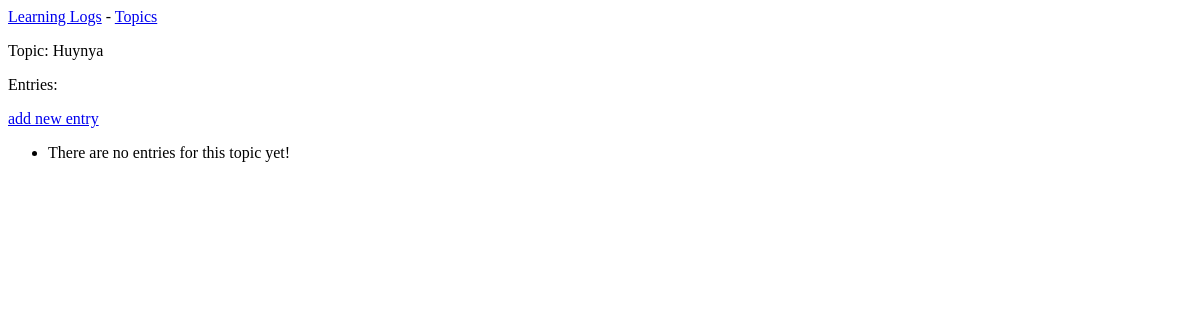
Page /topics/5/ on the earlier database version.
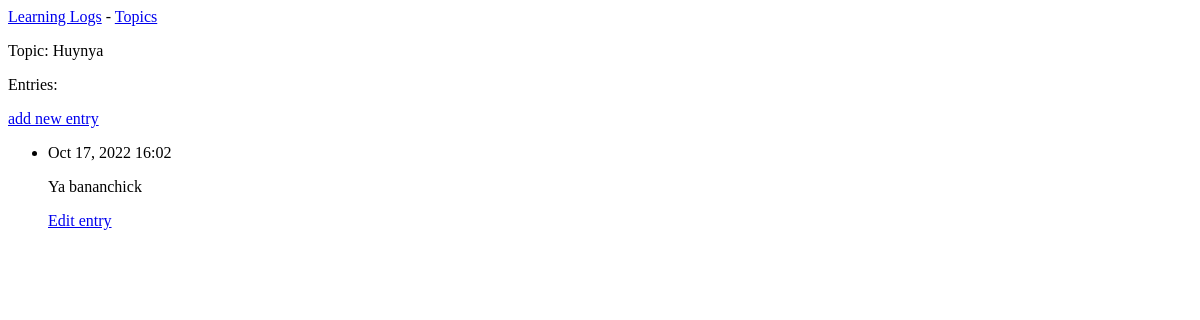
Same page on the later database version.
### learning_logs/models.py (models this page shows, shortened)
class Entry(models.Model):
    topic = models.ForeignKey(Topic, on_delete=models.CASCADE)
    text = models.TextField()
    date_added = models.DateTimeField(auto_now_add=True)
    class Meta:
        verbose_name_plural = 'entries'

### learning_logs/views.py (the view)
# urls.py: path('topics/<int:topic_id>/', views.topic, name='topic'), # Page with an addition information about topic
def topic(request, topic_id):
    topic = Topic.objects.get(id=topic_id)
    entries = topic.entry_set.order_by('-date_added')
    context = {'topic': topic, 'entries': entries}
    return render(request, 'learning_logs/topic.html', context)

### learning_logs/models.py (called while the page is built)
    def __str__(self) -> str:
        return self.text

### learning_logs/templates/learning_logs/topic.html
{% extends 'learning_logs/base.html' %}
{% block content %}
<p>Topic: {{ topic }}</p>
<p>Entries:</p>
<p>
    <a href="{% url 'learning_logs:new_entry' topic.id %}">add new entry</a>
</p>
<ul>
    {% for entry in entries %}
    <li>
        <p>{{ entry.date_added|date:'M d, Y H:i' }}</p>
        <p>{{ entry.text|linebreaks }}</p>
        <p>
            <a href="{% url 'learning_logs:edit_entry' entry.id%}">Edit entry</a>
        </p>
    </li>
    {% empty %}
    <li>There are no entries for this topic yet!</li>
    {% endfor %}
</ul>
{% endblock content %}

Differences in the rows shown:
added Entry: date_added "Oct 17, 2022 16:02", text "Ya bananchick"
Other differences:
text no longer shown: "There are no entries for this topic yet!"
